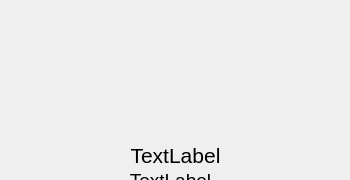
<?xml version="1.0" encoding="UTF-8"?>
<ui version="4.0">
 <class>VideoListItem</class>
 <widget class="QWidget" name="VideoListItem">
  <property name="geometry">
   <rect>
    <x>0</x>
    <y>0</y>
    <width>350</width>
    <height>180</height>
   </rect>
  </property>
  <property name="windowTitle">
   <string>Form</string>
  </property>
  <property name="styleSheet">
   <string notr="true"/>
  </property>
  <widget class="QLabel" name="label_2">
   <property name="geometry">
    <rect>
     <x>10</x>
     <y>165</y>
     <width>321</width>
     <height>31</height>
    </rect>
   </property>
   <property name="font">
    <font>
     <pointsize>14</pointsize>
    </font>
   </property>
   <property name="styleSheet">
    <string notr="true"/>
   </property>
   <property name="text">
    <string>TextLabel</string>
   </property>
   <property name="alignment">
    <set>Qt::AlignCenter</set>
   </property>
  </widget>
  <widget class="QLabel" name="label_3">
   <property name="geometry">
    <rect>
     <x>110</x>
     <y>130</y>
     <width>131</width>
     <height>51</height>
    </rect>
   </property>
   <property name="font">
    <font>
     <pointsize>16</pointsize>
    </font>
   </property>
   <property name="text">
    <string>TextLabel</string>
   </property>
   <property name="alignment">
    <set>Qt::AlignCenter</set>
   </property>
  </widget>
  <widget class="QLabel" name="label">
   <property name="geometry">
    <rect>
     <x>10</x>
     <y>10</y>
     <width>341</width>
     <height>131</height>
    </rect>
   </property>
   <property name="text">
    <string/>
   </property>
   <property name="scaledContents">
    <bool>true</bool>
   </property>
  </widget>
 </widget>
 <resources/>
 <connections/>
</ui>
